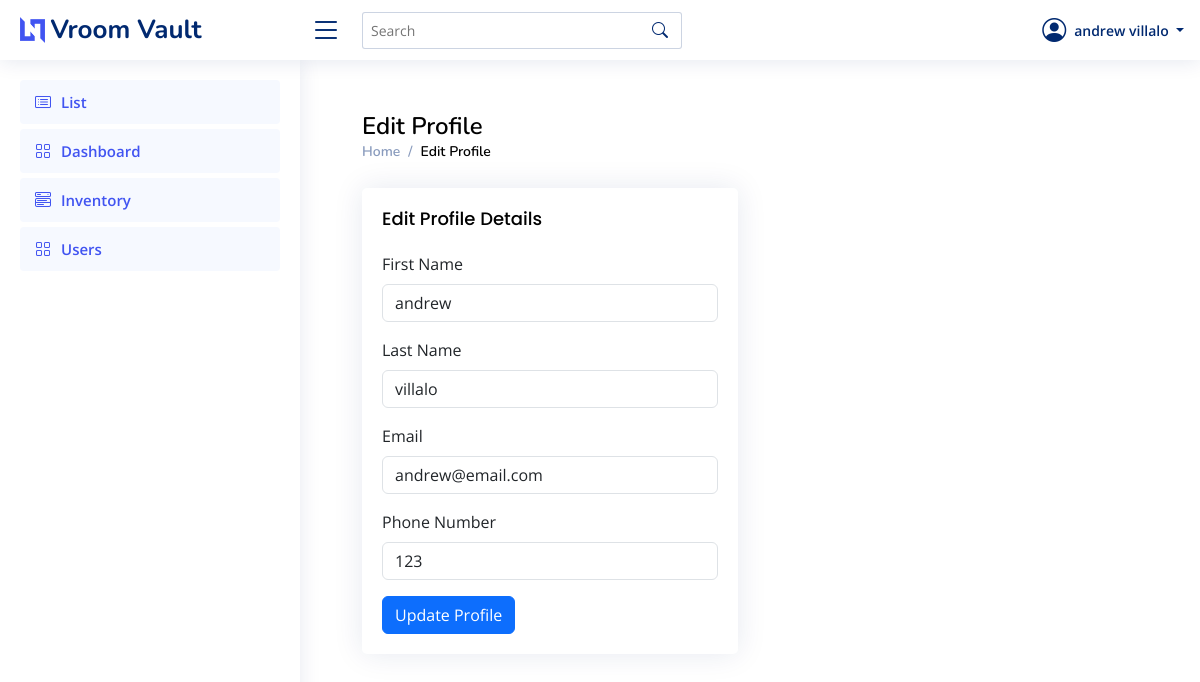
/view/admin/profile.php (signed in), run on the app's committed database.
### tables this page shows
CREATE TABLE `users` (
  `userId` int(11) NOT NULL,
  `firstName` varchar(255) NOT NULL,
  `lastName` varchar(255) NOT NULL,
  `email` varchar(255) NOT NULL,
  `password` varchar(255) NOT NULL,
  `phoneNumber` varchar(255) NOT NULL,
  `gender` enum('Male','Female') NOT NULL,
  `role` enum('admin','user') NOT NULL DEFAULT 'user',
  `birthday` date NOT NULL,
  `verification` int(11) NOT NULL DEFAULT 0,
  `profilePicture` longblob DEFAULT NULL,
  `createdAt` timestamp NOT NULL DEFAULT current_timestamp()
);

### view/admin/profile.php (the view, shortened to what this page needs)
<?php
include("../../dB/config.php");
include("./includes/header.php");
include("./includes/topbar.php");
include("./includes/sidebar.php");
$userId = $_SESSION['authUser']['userId'];
$query = "SELECT firstName, lastName, email, phoneNumber FROM users WHERE userId = ?";
$stmt = mysqli_prepare($conn, $query);
mysqli_stmt_bind_param($stmt, "i", $userId);
mysqli_stmt_execute($stmt);
$result = mysqli_stmt_get_result($stmt);
$user = mysqli_fetch_assoc($result);
$firstName = $user['firstName'] ?? '';
$lastName = $user['lastName'] ?? '';
$email = $user['email'] ?? '';
$phoneNumber = $user['phoneNumber'] ?? '';
?>
<main style="display: flex; justify-content: center; flex-direction: column; padding: 2em 2em;">
<div class="pagetitle">
  <h1 style="color:#010101;">Edit Profile</h1>
  <nav>
    <ol class="breadcrumb">
      <li class="breadcrumb-item"><a href="../admin/dashboard.php">Home</a></li>
      <li class="breadcrumb-item active" style="color:#010101;">Edit Profile</li>
    </ol>
  </nav>
</div>
<section class="section">
  <div class="row">
    <div class="col-lg-6">
      <div class="card">
        <div class="card-body">
          <h5 class="card-title" style="color:#010101;">Edit Profile Details</h5>
          <form method="POST">
            <div class="mb-3">
              <label class="form-label">First Name</label>
              <input type="text" name="firstName" class="form-control" value="<?= htmlspecialchars($firstName); ?>" required>
            </div>
            <div class="mb-3">
              <label class="form-label">Last Name</label>
              <input type="text" name="lastName" class="form-control" value="<?= htmlspecialchars($lastName); ?>" required>
            </div>
            <div class="mb-3">
              <label class="form-label">Email</label>
              <input type="email" name="email" class="form-control" value="<?= htmlspecialchars($email); ?>" required>
            </div>
            <div class="mb-3">
              <label class="form-label">Phone Number</label>
              <input type="text" name="phoneNumber" class="form-control" value="<?= htmlspecialchars($phoneNumber); ?>">
            </div>
            <button type="submit" class="btn btn-primary" style="background-color: ##4154F1; border: 1px solid ##4154F1;">Update Profile</button>
          </form>
        </div>
      </div>
    </div>
  </div>
</section>
</main>

### assets/css/style.css (style rules this page uses)
:root { scroll-behavior: smooth; }
body { font-family: "Open Sans", sans-serif; background: #f6f9ff; color: #444444; }
a { color: #4154f1; text-decoration: none; }
h1, h2, h3, h4, h5, h6 { font-family: "Nunito", sans-serif; }
.pagetitle { margin-bottom: 10px; }
.pagetitle h1 { font-size: 24px; margin-bottom: 0; font-weight: 600; color: #012970; }
.card { margin-bottom: 30px; border: none; border-radius: 5px; box-shadow: 0px 0 30px rgba(1, 41, 112, 0.1); }
.card-title { padding: 20px 0 15px 0; font-size: 18px; font-weight: 500; color: #012970; font-family: "Poppins", sans-serif; }
.card-body { padding: 0 20px 20px 20px; }
.breadcrumb { font-size: 14px; font-family: "Nunito", sans-serif; color: #899bbd; font-weight: 600; }
.breadcrumb a { color: #899bbd; transition: 0.3s; }
.breadcrumb .breadcrumb-item::before { color: #899bbd; }
.breadcrumb .active { color: #51678f; font-weight: 600; }

### view/admin/profile.php (style rules this page uses)
body { background-color: #fff; }

### data on the page
users: firstName "andrew", lastName "villalo", email "andrew@email.com", phoneNumber "123"

### other printed values
$_SESSION['authUser']['fullName'] "andrew villalo"
